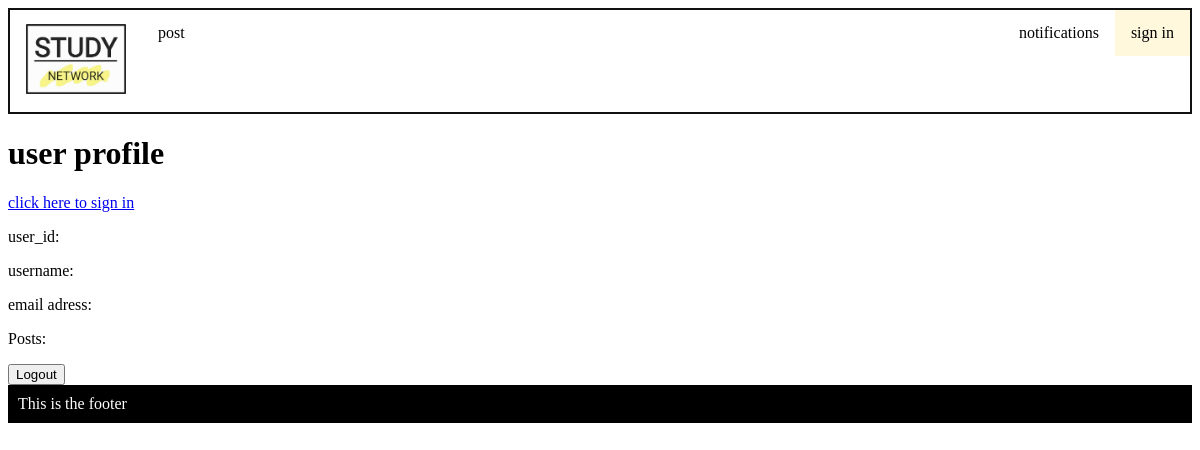
The page /profile/11 on the database as committed earlier.
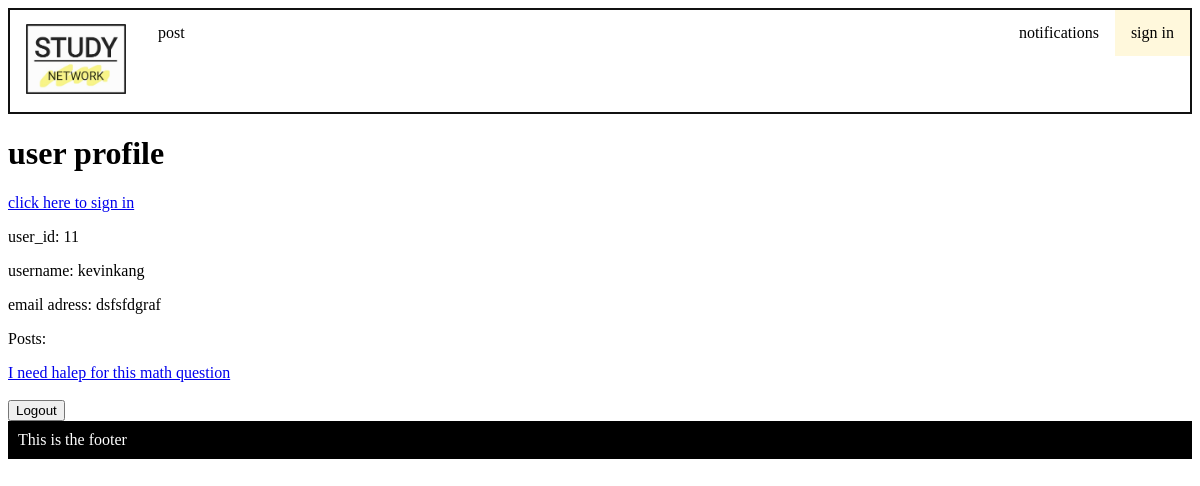
The same page on the database as committed later.
### models.py (models this page shows)
class User(db.Model):
    __tablename__ = 'User'
    id = db.Column(db.Integer, primary_key=True)
    username = db.Column(db.Text)
    email = db.Column(db.Text)
    password = db.Column(db.Text)
    user_post = db.relationship('Post', back_populates='post_user')
    notifications_user = db.relationship('Notification', back_populates='users_notification')
    users = db.relationship('Comment', back_populates='post')

class Post(db.Model):
    __tablename__ = 'Post'
    id = db.Column(db.Integer, primary_key=True)
    title = db.Column(db.Text)
    discussion = db.Column(db.Text)
    date = db.Column(db.Integer)
    comments = db.Column(db.Integer)
    user_id = db.Column(db.Integer, db.ForeignKey('User.id'))
    post_user = db.relationship('User', back_populates='user_post')
    replies_post = db.relationship('Reply', secondary=PostReply, back_populates='posts_reply')
    categories_post = db.relationship('Category', secondary=PostCategory, back_populates='posts_category')
    notifications_post = db.relationship('Notification', back_populates='posts_notification')
    posts = db.relationship('Comment', back_populates='user')

### main.py (the view)
@app.route('/profile/<int:id>')
def profile(id):
    user_info = models.User.query.filter_by(id = id).first()
    post_info = models.Post.query.filter_by(user_id = id).all()
    if g.logged_in_user:
        logged_in_user_info = models.User.query.filter_by(id = session["logged_in_user"]).first()
        return render_template('profile.html', user=user_info, post=post_info, loginuser=logged_in_user_info)
    else:
        return render_template('profile.html', user=user_info, post=post_info)

### main.py (called while the page is built)
@app.before_request
def before_request():
    g.logged_in_user = None
    if 'logged_in_user' in session:
        g.logged_in_user = session['logged_in_user']

### templates/profile.html
{% extends 'layout.html' %}
{% block content %}
<h1>user profile</h1>
{% if g.logged_in_user %}
    <p>logged in as <strong>{{loginuser.username}}</strong></p>
{% else %}
    <a href="/user">click here to sign in</a>
{% endif %}
<p>user_id: {{ user.id }}</p>
<p>username: {{ user.username }}</p>
<p>email adress: {{ user.email }}</p>
<p>Posts:</p>
{% for x in post %}
    <a href="/comment/{{x.id}}">{{x.title}}</a><br><br>
{% endfor %}
<button onclick="window.location = 'http://127.0.0.1:5000/logout'" type="submit">Logout</button>
{% endblock %}

Rows that differ between the two databases and show on the page:
added User: id "11", username "kevinkang", email "dsfsfdgraf"
added Post: title "I need halep for this math question"
